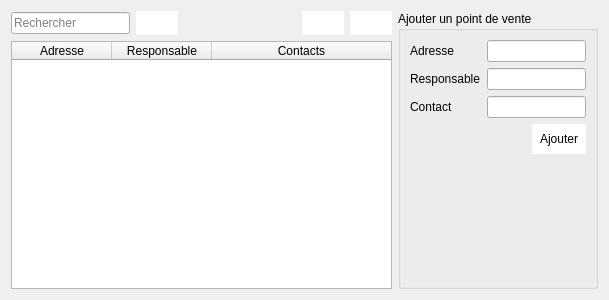
<?xml version="1.0" encoding="UTF-8"?>
<ui version="4.0">
 <class>listpointvente</class>
 <widget class="QDialog" name="listpointvente">
  <property name="geometry">
   <rect>
    <x>0</x>
    <y>0</y>
    <width>609</width>
    <height>300</height>
   </rect>
  </property>
  <property name="windowTitle">
   <string>La liste des points de vente</string>
  </property>
  <layout class="QHBoxLayout" name="horizontalLayout_3">
   <item>
    <layout class="QVBoxLayout" name="verticalLayout_2">
     <item>
      <layout class="QHBoxLayout" name="horizontalLayout_2">
       <item>
        <widget class="QLineEdit" name="search">
         <property name="placeholderText">
          <string>Rechercher</string>
         </property>
        </widget>
       </item>
       <item>
        <widget class="QPushButton" name="pushButton_2">
         <property name="styleSheet">
          <string notr="true">background-color:white;
border:none;
padding:5px;</string>
         </property>
         <property name="text">
          <string/>
         </property>
         <property name="icon">
          <iconset resource="img.qrc">
           <normaloff>:/img/images/imprimer.png</normaloff>:/img/images/imprimer.png</iconset>
         </property>
        </widget>
       </item>
       <item>
        <spacer name="horizontalSpacer_2">
         <property name="orientation">
          <enum>Qt::Horizontal</enum>
         </property>
         <property name="sizeHint" stdset="0">
          <size>
           <width>40</width>
           <height>20</height>
          </size>
         </property>
        </spacer>
       </item>
       <item>
        <widget class="QPushButton" name="btn_edit">
         <property name="styleSheet">
          <string notr="true">background-color:white;
border:none;
padding:5px;</string>
         </property>
         <property name="text">
          <string/>
         </property>
         <property name="icon">
          <iconset resource="img.qrc">
           <normaloff>:/img/images/edit.png</normaloff>:/img/images/edit.png</iconset>
         </property>
        </widget>
       </item>
       <item>
        <widget class="QPushButton" name="btn_del">
         <property name="styleSheet">
          <string notr="true">background-color:white;
border:none;
padding:5px;</string>
         </property>
         <property name="text">
          <string/>
         </property>
         <property name="icon">
          <iconset resource="img.qrc">
           <normaloff>:/img/images/trash-outline.svg</normaloff>:/img/images/trash-outline.svg</iconset>
         </property>
        </widget>
       </item>
      </layout>
     </item>
     <item>
      <widget class="QTableWidget" name="table_liste_point_vente">
       <property name="gridStyle">
        <enum>Qt::DashDotDotLine</enum>
       </property>
       <attribute name="horizontalHeaderStretchLastSection">
        <bool>true</bool>
       </attribute>
       <column>
        <property name="text">
         <string>Adresse</string>
        </property>
       </column>
       <column>
        <property name="text">
         <string>Responsable</string>
        </property>
       </column>
       <column>
        <property name="text">
         <string>Contacts</string>
        </property>
       </column>
      </widget>
     </item>
    </layout>
   </item>
   <item>
    <widget class="QGroupBox" name="groupBox">
     <property name="maximumSize">
      <size>
       <width>200</width>
       <height>16777215</height>
      </size>
     </property>
     <property name="title">
      <string>Ajouter un point de vente</string>
     </property>
     <layout class="QVBoxLayout" name="verticalLayout">
      <item>
       <layout class="QFormLayout" name="formLayout">
        <property name="fieldGrowthPolicy">
         <enum>QFormLayout::AllNonFixedFieldsGrow</enum>
        </property>
        <item row="0" column="0">
         <widget class="QLabel" name="label">
          <property name="text">
           <string>Adresse</string>
          </property>
         </widget>
        </item>
        <item row="1" column="0">
         <widget class="QLabel" name="label_2">
          <property name="text">
           <string>Responsable</string>
          </property>
         </widget>
        </item>
        <item row="2" column="0">
         <widget class="QLabel" name="label_3">
          <property name="text">
           <string>Contact</string>
          </property>
         </widget>
        </item>
        <item row="0" column="1">
         <widget class="QLineEdit" name="adresse"/>
        </item>
        <item row="1" column="1">
         <widget class="QLineEdit" name="responsable"/>
        </item>
        <item row="2" column="1">
         <widget class="QLineEdit" name="contact"/>
        </item>
       </layout>
      </item>
      <item>
       <layout class="QHBoxLayout" name="horizontalLayout">
        <item>
         <spacer name="horizontalSpacer">
          <property name="orientation">
           <enum>Qt::Horizontal</enum>
          </property>
          <property name="sizeHint" stdset="0">
           <size>
            <width>40</width>
            <height>20</height>
           </size>
          </property>
         </spacer>
        </item>
        <item>
         <widget class="QPushButton" name="pushButton">
          <property name="styleSheet">
           <string notr="true">border:none;
background-color:white;
padding:8px;</string>
          </property>
          <property name="text">
           <string>Ajouter</string>
          </property>
         </widget>
        </item>
       </layout>
      </item>
      <item>
       <widget class="QLabel" name="alerte">
        <property name="text">
         <string/>
        </property>
       </widget>
      </item>
      <item>
       <spacer name="verticalSpacer">
        <property name="orientation">
         <enum>Qt::Vertical</enum>
        </property>
        <property name="sizeHint" stdset="0">
         <size>
          <width>20</width>
          <height>40</height>
         </size>
        </property>
       </spacer>
      </item>
     </layout>
    </widget>
   </item>
  </layout>
 </widget>
 <resources>
  <include location="img.qrc"/>
 </resources>
 <connections/>
</ui>
